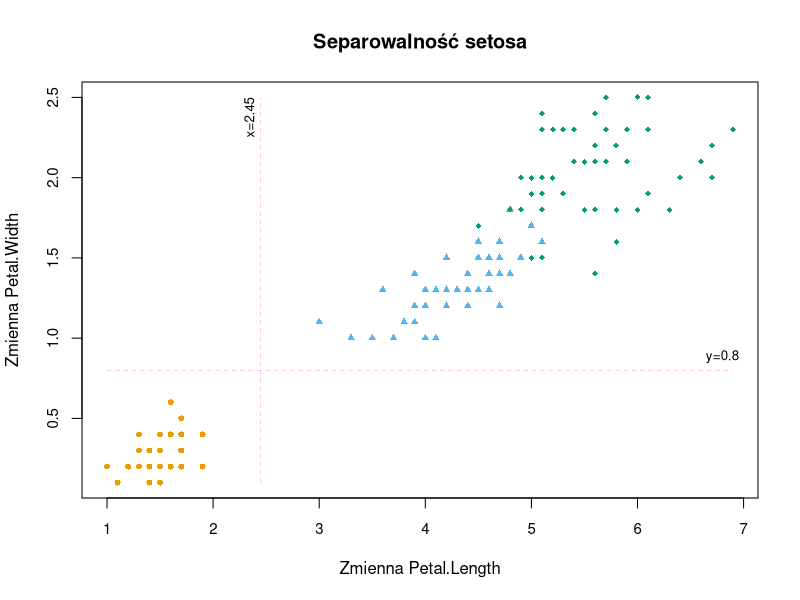

Generate this figure with R:
library(vioplot)
data(iris)
species_list <- lapply(levels(iris[["Species"]]), 
                       function(x) {
                         iris[ iris[, "Species"] == x, 1:4]
                       })
names(species_list) <- levels(iris[["Species"]])
minx <- min(iris$Petal.Length)
maxx <- max(iris$Petal.Length)
miny <- min(iris$Petal.Width)
maxy <- max(iris$Petal.Width)

#trzy chmury punktów
plot(iris[iris$Species=="setosa", 3:4], col=palette.colors(palette = "Okabe-Ito")[2], pch=16, cex=0.8, xlim=c(minx, maxx ), ylim=c(miny, maxy), main="Separowalność setosa", xlab="Zmienna Petal.Length", ylab="Zmienna Petal.Width", cex.axis=0.9) #pch=16 - kółko
points(iris[iris$Species=="versicolor", 3:4], col=palette.colors(palette = "Okabe-Ito")[3], pch=17, cex=0.8 ) #pch=17 - trójkąt
points(iris[iris$Species=="virginica", 3:4], col=palette.colors(palette = "Okabe-Ito")[4], pch=18, cex=0.8 ) #pch=18 - romb

#pionowa linia i podpis
xpos <- ( min(iris[iris$Species=="versicolor", 3]) + max(iris[iris$Species=="setosa", 3]) )/2.0
lines(c(xpos, xpos), c(miny, maxy), col="red", lty=2, lwd=0.2)
text(xpos,2.5, paste("x=", xpos, sep=""), col="black", pos=2, cex=0.8, srt=90)  #pos=2 - na lewo, srt=90 - pisz w pionie

#pozioma linia i podpis
ypos <- ( min(iris[iris$Species=="versicolor", 4]) + max(iris[iris$Species=="setosa", 4]) )/2.0
lines(c(minx, maxx), c(ypos, ypos), col="red", lty=2, lwd=0.2)
text(6.8, ypos, paste("y=", ypos, sep=""), col="black", pos=3, cex=0.8)  #pos=3 - ponad punktem
